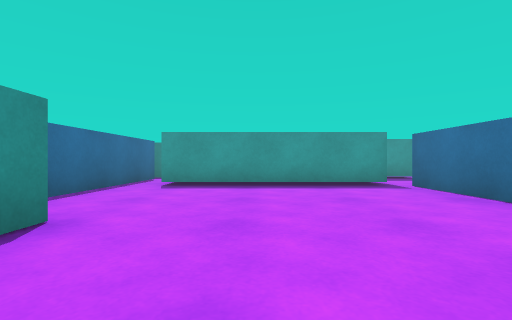
view 1 (above)

13 first-person views from a walk through a 3-D level made in the Unity game engine. The camera is 0.51 m above the floor, looks level and sees 85° across. The floor is counted in squares, 1 m on a side. Each view is taken from the middle of a square. On the plan, view 1 faces up. The plan holds only what a view shows up to about 9 squares ahead; the rest is blank. The player is left out.

view 2
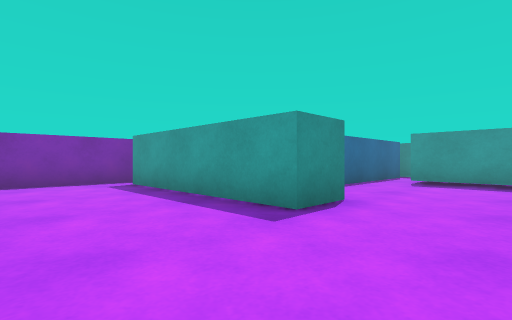

view 3
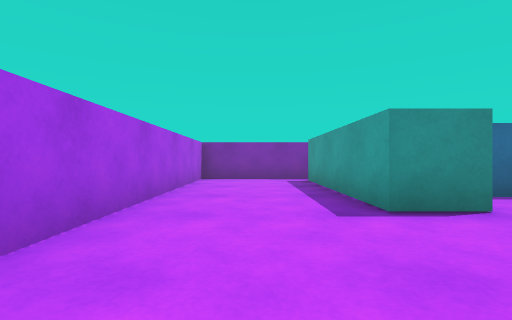

view 4
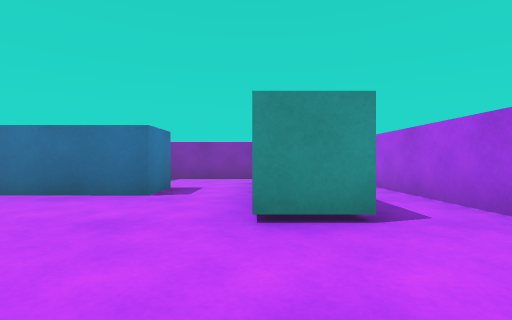

view 5
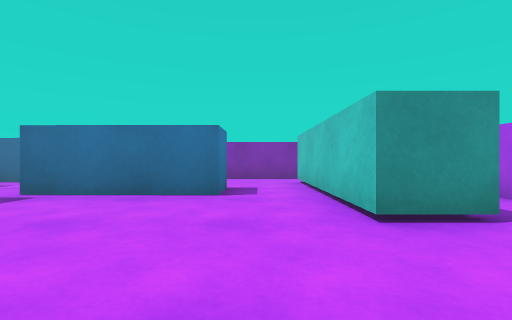

view 6
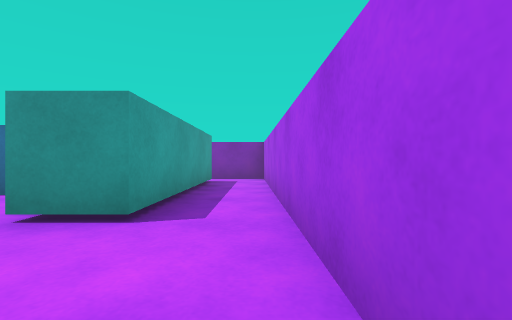

view 7
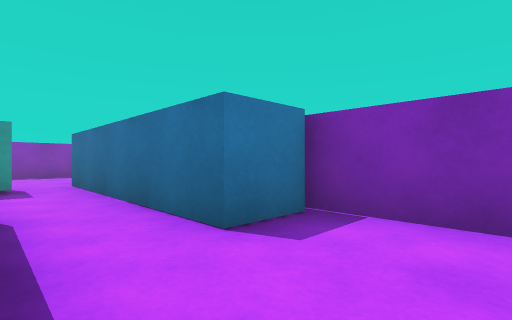

view 8
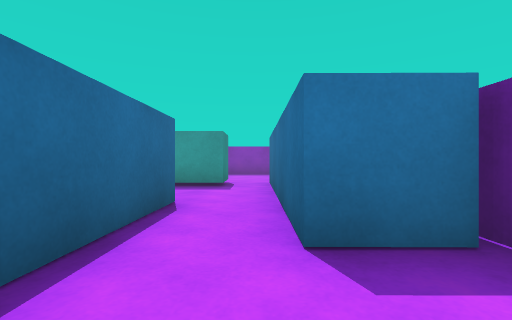

view 9
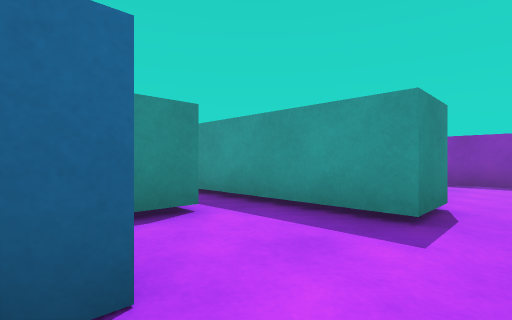

view 10
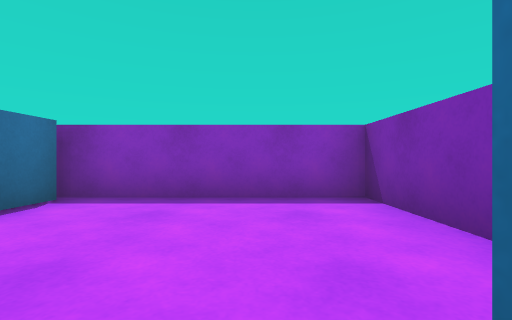

view 11
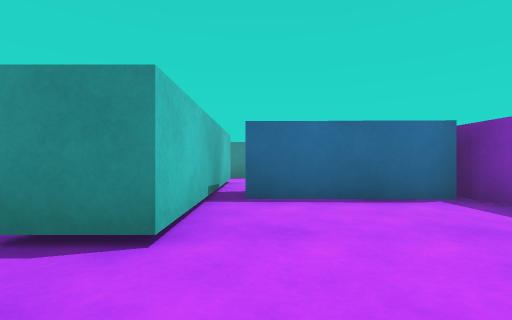

view 12
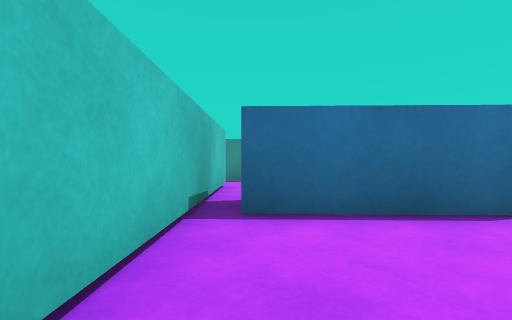

view 13
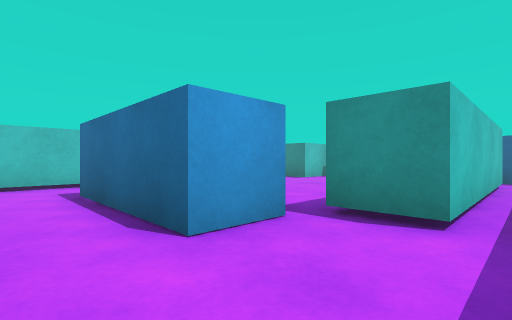

### Floor plan
Ten units are one square. View 1 is at (0, 0); x grows to the right and y downward. Boxes are objects, and circles mark ways between rooms. Rooms are numbered by the first view taken in them; rooms with no view inside come last. Other rooms are left out.
<svg viewBox="-71 -123 141 143">
<path fill="none" stroke="#000" d="M-29 -23 -17 -23 -17 -13 -60 -13M40 -25 30 -25 30 -54M-27 -60 -28 -31M-65 -16 -66 15 50 12M26 -56 -19 -56M55 0 13 0 13 -10 45 -10M63 -36 53 -36M45 -10 55 -10M40 -35 40 -25M50 12 65 12 65 -39M44 -74 12 -74M30 -54 40 -54 40 -35M53 -36 53 -74M-19 -66 26 -66 26 -56M-27 -75 -27 -60M65 -98 65 -118 20 -118M53 -74 53 -84M25 -116 24 -88M20 -84 44 -84 44 -74"/>
<circle cx="35" cy="-20" r="3" fill="#2a7"/>
<circle cx="-20" cy="-60" r="3" fill="#2a7"/>
<circle cx="50" cy="-40" r="3" fill="#2a7"/>
<circle cx="50" cy="-80" r="3" fill="#2a7"/>
<text x="-10" y="-10">1</text>
<text x="60" y="-20">2</text>
<text x="30" y="-70">3</text>
<text x="50" y="-100">4</text>
</svg>
Room 1 opens to room 2. Room 1 opens to room 3. Room 2 opens to room 3. Room 3 opens to room 4.

Where each view was taken, in squares from view 1:
view 1: 0 up, 0 right, facing up
view 2: 1 down, 0 right, facing up-left
view 3: 0 up, 1 right, facing left
view 4: 1 up, 1 left, facing right
view 5: 2 up, 1 left, facing right
view 6: 1 down, 1 left, facing right
view 7: 2 up, 4 right, facing up-right
view 8: 2 up, 5 right, facing up
view 9: 5 up, 5 right, facing up-left
view 10: 8 up, 5 right, facing up
view 11: 9 up, 6 right, facing left
view 12: 9 up, 5 right, facing left
view 13: 7 up, 5 right, facing down-left
